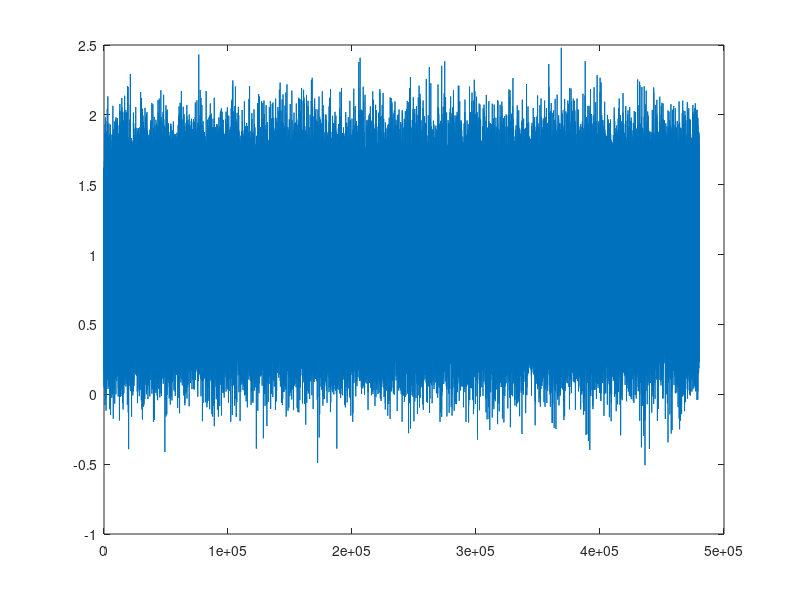

Write MATLAB code to recreate this figure. (Note: this script raises an error after producing the figure.)
clear all;
%******                             TRANSMITION                   ********%
%********************************** FASE I *******************************%
%****** Generating Sine waves********%
Fs = 96000; % Sampling Fs 
Ts = 1/Fs;
F_1 = 5000;  % SIN_1 frequency
F_2 = 10000; % SIN_2 frequency
T = 10;      % Duration
t = 0:Ts:(T-Ts);    % Vector time
Sin_5k  = sin(2*pi*F_1*t); 
Sin_10k = sin(2*pi*F_2*t);

%%
%***** Transmiting signals ********%
soundsc(Sin_5k,Fs);
soundsc(Sin_10k,Fs);

%%
%sendign a pulse 
soundsc( [zeros(1,Fs) 1 zeros(1,Fs)], Fs );

%%
%Sending AWGN 
xa = ones(1,Fs*5);
xa_noised  = awgn(xa,10);
plot(xa_noised);

soundsc(xa_noised,Fs);


%%
%Generate a Power Signal: Chirp Signal for example
start_T=0;
end_T=5;
t = start_T:1/Fs:end_T;
fo = 20;
f1 = 20e3;
y = chirp(t,fo,end_T,f1,'linear');
figure(1)
pwelch(y,500,300,500,'one-side','power',Fs)
plot(y);

%sending signal
soundsc(y,Fs);
%%
%******************************** Fase II ********************************%
% PREAMBLE CREATION AND LENA LOAD 
clear all;
preamble= [1 0 1 0 1 0 1 0 1 0 1 0 1 0 1 0 1 0 1 0 1 0 1 0 1 0 1 0 1 0 1 0 1 0 1 0 1 0 1 0 1 0 1 0 1 0 1 0 1 0 1 0 1 0 1 0]' ; % poner 56
SFD = [1 0 1 0 1 0 1 1]' ;
DSA = de2bi(uint8('Practica II FASE II: 726821 y 728442'),8,'left-msb'); 
DSA = reshape(DSA',numel(DSA),1); 
load lena512.mat; img = uint8(lena512); 
img = img(248:247+41,245:244+42,1); % Image size= 4(UDE1) x 4(UDE2) pixels 
imshow(img);  % Where UDE =Último Dígito Expediente 
size_img = de2bi(size(img),16,'left-msb');
header= [size_img(1,:) size_img(2,:)]'; 
b = de2bi(img,8,'left-msb');
b = b'; 
bits = b(:);  
header_bits = [preamble; SFD; DSA];
trash_bits = [preamble; SFD; DSA; header];
bits2Tx = [preamble; SFD; DSA; header; bits];
%%
% PULSE DESIGN 
%************************** 4KHz ***********************************%
Fs      =   96e3;              % Samples per second  
Ts      =   1/Fs;              % Sampling period 
beta    =   0.25;              % Roll-off factor 
B       =   4000;              % Bandwidth available 
Rb      =   2*B/(1+beta);      % Bit rate = Baud rate 
mp      =   ceil(Fs/Rb)        % samples per pulse 
Rb      =   Fs/mp;             % Recompute bit rate 
Tp      =   1/Rb;              % Symbol period 
B       =   (Rb*(1+beta)/2)    % Bandwidth consumed 
D       =   10;                % Time duration in terms of Tp 
type    =   'srrc';            % Shape pulse: Square Root Rise Cosine 
E       =   Tp;                % Energy 
[pbase ~] = rcpulse(beta, D, Tp, Ts, type, E);    % Pulse Generation 

% PNRZ LINE CODING
s1 = int8(bits2Tx);
s1(s1==0) = -1;  % Convert “0” to “-1”
s = zeros(1,numel(s1)*mp);
s(1:mp:end) = s1;

%PULSE TRAIN 
xPNRZ = conv(pbase,s); % Line code 
powe_polar = sum(xPNRZ.^2)/numel(xPNRZ);
norm_polar = sqrt(1/powe_polar)*xPNRZ; % 1 Watt Polar NRZ

pulse_time_transmition = mp/Fs;
pulseTrain_time_transmition = numel(bits2Tx)/Rb;

eyediagram(norm_polar, mp*2);
%%
% TRANSMITION 
silence = zeros(1,(0.5*Fs));
TxPulseTrain = [silence, norm_polar];

soundsc( TxPulseTrain, Fs );

%%
% PULSE DESIGN 
%************************** 12KHz ***********************************%
Fs      =   96e3;              % Samples per second  
Ts      =   1/Fs;              % Sampling period 
beta    =   0.25;              % Roll-off factor 
B       =   12000;              % Bandwidth available 
Rb      =   2*B/(1+beta);      % Bit rate = Baud rate 
mp      =   ceil(Fs/Rb)        % samples per pulse 
Rb      =   Fs/mp;             % Recompute bit rate 
Tp      =   1/Rb;              % Symbol period 
B       =   (Rb*(1+beta)/2)    % Bandwidth consumed 
D       =   10;                % Time duration in terms of Tp 
type    =   'srrc';            % Shape pulse: Square Root Rise Cosine 
E       =   Tp;                % Energy 
[pbase ~] = rcpulse(beta, D, Tp, Ts, type, E);    % Pulse Generation 

% PNRZ LINE CODING
s1 = int8(bits2Tx);
s1(s1==0) = -1;  % Convert “0” to “-1”
s = zeros(1,numel(s1)*mp);
s(1:mp:end) = s1;

%PULSE TRAIN 
xPNRZ = conv(pbase,s); % Line code 
powe_polar = sum(xPNRZ.^2)/numel(xPNRZ);
norm_polar = sqrt(1/powe_polar)*xPNRZ; % 1 Watt Polar NRZ

pulse_time_transmition = mp/Fs;
pulseTrain_time_transmition = numel(bits2Tx)/Rb;

eyediagram(norm_polar, mp*2);
%%
% TRANSMITION
silence = zeros(1,(0.5*Fs));
TxPulseTrain = [silence, norm_polar];

soundsc( TxPulseTrain, Fs );
%%
% PULSE DESIGN 
%************************** 20KHz ***********************************%
Fs      =   96e3;              % Samples per second  
Ts      =   1/Fs;              % Sampling period 
beta    =   0.25;              % Roll-off factor 
Rb      =   19200*2;           % Doubling Rb from the 12KHz BW design 
mp      =   ceil(Fs/Rb)        % samples per pulse 
Rb      =   Fs/mp;             % Recompute bit rate 
Tp      =   1/Rb;              % Symbol period 
B       =   (Rb*(1+beta)/2)    % Bandwidth consumed 
D       =   10;                % Time duration in terms of Tp 
type    =   'srrc';            % Shape pulse: Square Root Rise Cosine 
E       =   Tp;                % Energy 
[pbase ~] = rcpulse(beta, D, Tp, Ts, type, E);    % Pulse Generation 

% PNRZ LINE CODING
s1 = int8(bits2Tx);
s1(s1==0) = -1;  % Convert “0” to “-1”
s = zeros(1,numel(s1)*mp);
s(1:mp:end) = s1;

%PULSE TRAIN 
xPNRZ = conv(pbase,s);
powe_polar = sum(xPNRZ.^2)/numel(xPNRZ);
norm_polar = sqrt(1/powe_polar)*xPNRZ; % 1 Watt Polar NRZ

pulse_time_transmition = mp/Fs;
pulseTrain_time_transmition = numel(bits2Tx)/Rb;

eyediagram(norm_polar(1:3000), mp*2);
%%
% TRANSMITION
silence = zeros(1,(0.5*Fs));
TxPulseTrain = [silence, norm_polar];

soundsc( TxPulseTrain, Fs );